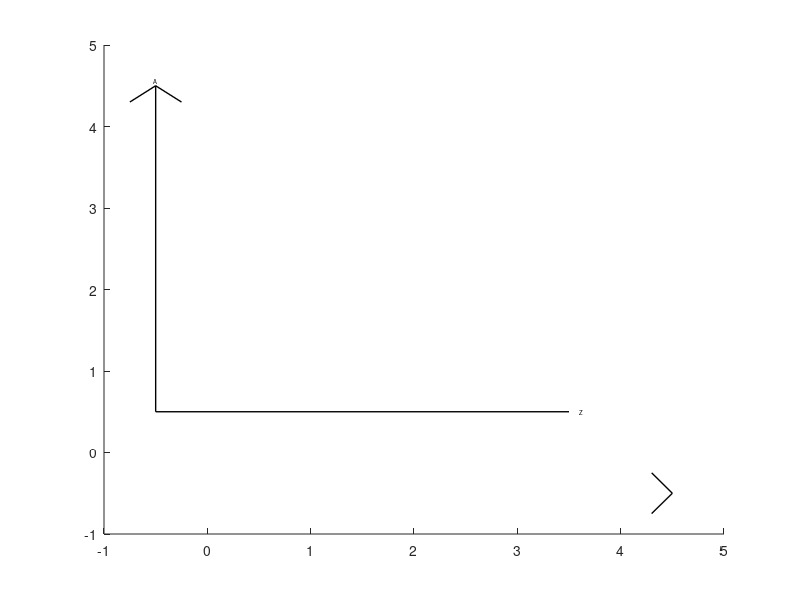

The MATLAB source for this figure: (Note: this script raises an error after producing the figure.)
% 0: Z/A
% 1: Z/N
% 2: N/Z
% add mass on the left

%
clear all
close all
scale=1;
fast=0;
shiftx=scale*60;% this is how much shift second part of n/z chart
%for switch_shift_y=[0 1 2]
% % for resol=[0 600]
% % for loop_unstable_isotopes=[ 0:1]
% %     for switch_shift_y=[ 0:2]
for loop_unstable_isotopes=[  1 0]%0  1

    for switch_shift_y=[0 1 2]% 0 1 2
        clear pos_2d
        clear pos_2d_non_aliased
        disp('Initialize')
        if switch_shift_y==0
            txth='Z';
            txtv='A';
            
            type='Z_A_chart';
            fontsize=3.5;
            fontsize2=fontsize;
            
            maxypos=64;%nb cell vertical... used for modulo
            
            tab_shiftx=[0 10+2 20 30-1 0];
           maxypos=51;%nb cell vertical... used for modulo
           tab_shiftx=6*[0 1 2 3 4 5 6 7];
           tab_shiftx=[0 5+1 10 15-1 20-5 25-8 0];
            
        end
        if switch_shift_y==1
            txth='Z';
            txtv='N';
            type='Z_N_chart';
            
            fontsize=3.5;
            
            fontsize2=fontsize-0.5;
            
            
            maxypos=66;%nb cell vertical... used for modulo
            tab_shiftx=[0 16 32 0 ];
            maxypos=42;%nb cell vertical... used for modulo
            tab_shiftx=[0 6 12-6 18-10 0];
             maxypos=48;%nb cell vertical... used for modulo
            tab_shiftx=[0 8+1 16+1 24+1 32+1 0];
            
        end
        if switch_shift_y==2
              txth='N';
            txtv='Z';
            type='N_Z_chart';
            
            fontsize=1.5;
            fontsize=3.5;
            
            fontsize2=fontsize-0.3;
            fontsize2=fontsize-0.5;
            
            maxypos=64;%nb cell vertical... used for modulo
                                                            tab_shiftx=[0 60 0 ];

        end

        figure(switch_shift_y+1);clf;drawnow;hold on
        tic
        if switch_shift_y==0
                    origin=[-0.5 0.5];
        else
                    origin=[-0.5 -0.5];
        end
                    length_arrows_origin=4;
                    oi=0.5/2;
                    oa=0.2;
                    lwar=1;
                    %line of arrow
                    plot([origin(1,1) origin(1,1)],[origin(1,2) origin(1,2)+length_arrows_origin],'k-','LineWidth',lwar*scale);hold on
                    plot([origin(1,1) origin(1,1)+length_arrows_origin ],[origin(1,2) origin(1,2)],'k-','LineWidth',lwar*scale);hold on
                   %tip arrow
                    plot([origin(1,1)+oi origin(1,1) origin(1,1)-oi],length_arrows_origin+origin(1,2)+[ -oa 0 -oa],'k-','LineWidth',lwar*scale);hold on
                    plot(length_arrows_origin+origin(1,2)+[ -oa 0 -oa],[origin(1,1)+oi origin(1,1) origin(1,1)-oi],'k-','LineWidth',lwar*scale);hold on
%text

little_space_between_top_arrow_and_txt=0.1;
fontsizea=fontsize*1.2;
    text(origin(1,1)+length_arrows_origin+little_space_between_top_arrow_and_txt,origin(1,2),txth,'HorizontalAlignment','left','VerticalAlignment','middle','color','k','FontSize',fontsizea)
if switch_shift_y==2
    text(origin(1,1),origin(1,2)+length_arrows_origin+little_space_between_top_arrow_and_txt,txtv,'HorizontalAlignment','center','VerticalAlignment','bottom','color','k','FontSize',fontsizea)
else
      text(origin(1,1),origin(1,2)+length_arrows_origin+little_space_between_top_arrow_and_txt,txtv,'HorizontalAlignment','center','VerticalAlignment','top','color','k','FontSize',fontsizea)
  
end
        set(gcf,'color','w');
        disp('Read data')
        toc
        s=tdfread('./NMR_data.txt');
        Per_tab={'n','H','He','Li','Be','B','C','N','O','F','Ne','Na','Mg','Al','Si','P','S','Cl','Ar','K','Ca','Sc','Ti','V','Cr','Mn','Fe','Co','Ni','Cu','Zn','Ga','Ge','As','Se','Br',...
            'Kr','Rb','Sr','Y','Zr','Nb','Mo','Tc','Ru','Rh','Pd','Ag','Cd','In','Sn','Sb','Te','I','Xe','Cs','Ba','La','Ce','Pr','Nd','Pm','Sm','Eu','Gd','Tb','Dy','Ho','Er','Tm',...
            'Yb','Lu','Hf','Ta','W','Re','Os','Ir','Pt','Au','Hg','Tl','Pb','Bi','Po','At','Rn','Fr','Ra','Ac','Th','Pa','U','Np','Pu','Am','Cm','Bk','Cf','Es','Fm','Md','No','Lr',...
            'Rf'};
        if switch_shift_y<2
            pos_x_table_above=10000*ones(4,size(Per_tab,2));
            pos_x_table_below=-10000*ones(4,size(Per_tab,2));
        else
            pos_x_table_above=10000*ones(4,size(s.A,1));
            pos_x_table_below=-10000*ones(4,size(s.A,1));
            
        end
        %if switch_shift_y==0
        pos_iso=10000*ones(1,1+max(max(s.N-s.A*00000000)));
        pos_iso2=zeros(1,1+max(max(s.N-s.A*00000000)));
        %else
        %    pos_iso=10000*ones(1,1+max(max(s.N-s.A*switch_shift_y)));
        
        %end
        for loopi=1:size(s.A,1)
            txt=s.spin0x28halfs0x29(loopi,:);
            if strcmp(txt,'#VALUE!')
                s.Nu(loopi)=0;
                spintab(loopi)=1e6;
            else
                tmp_value=str2num(txt);
                if size(tmp_value,2)>0
                    spintab(loopi)=tmp_value;
                else
                    spintab(loopi)=1e6;
                    
                end
            end
        end
        disp('test data')
        toc
        
        
        s.Nu(585)=11.4;%???
        lim=2.7;
        %lim=100002.7;
        for loopi=1:size(s.Nu,1)
            if abs(s.Nu(loopi))>lim
                s.Nu(loopi)=lim*sign(s.Nu(loopi));
                
            end
        end
        if fast
            nb_colors=16;
        else
            nb_colors=512;
            
        end
        com_col=colormap(flipud(summer(nb_colors)));
        % com_col=colormap(copper(64));
        %  com_col=colormap('hsv');
        for loopi=1:size(com_col,1)
            a1=maxypos*(size(com_col,1)-loopi)/size(com_col,1);
            a2=maxypos*(size(com_col,1)-loopi+1)/size(com_col,1);
            if switch_shift_y~=2
                filcol=com_col(loopi,:);
            else
                filcol=com_col(size(com_col,1)-loopi+1,:);
                
            end
            fill(scale*([-1 -1 0 0 -1]-1.5*0+105-3),scale*[a1 a2 a2 a1 a1],filcol,'EdgeColor','none','LineWidth',1*scale);
            
            
            
        end
        drawnow
        
        disp('test data2')
        toc
        %search max(abs(nu))
        tmpdelll=s.Nu';
        maxnu=max(max(abs(tmpdelll./spintab)));
        table_AN=zeros(max(max(s.A))+1,max(max(s.N))+1);
        ignore=zeros(1,size(s.A,1));
        
        %make table of spins to ignore (keep the most stable when
        %multiple)
        disp(['Loop over ' num2str(size(s.A,1)) ' isotopes/spin'])
        
        for loopi=1:size(s.A,1)
            
            % check multiplet spins for given isotopes...
            tA=s.A(loopi,1)+1;
            tN=s.N(loopi,1)+1;
            loopi2=loopi;
            if  table_AN(tA,tN)~=0
                
                disp(['found multiple spins for isotope ' num2str(tN-1) '' Per_tab{tA} ' Keep longer lived'])
                
                
                %set t 1/2
                tmptxt=s.T10x2F2(loopi,:);
                del='#VALUE!    ';
                test=strcmp(tmptxt,del);
                if test
                    t1_2=-1;
                else
                    if strcmp(tmptxt,'')
                        t1_2=-2;
                    else
                        t1_2=str2num(tmptxt);
                    end
                end
                cur_t1_2=t1_2;
                %    disp(['Current (' num2str(loopi) '): t1/2 = ' num2str(cur_t1_2)])
                %set t 1/2
                tmptxt=s.T10x2F2(table_AN(tA,tN),:);
                del='#VALUE!    ';
                test=strcmp(tmptxt,del);
                if test
                    t1_2=-1;
                else
                    if strcmp(tmptxt,'')
                        t1_2=-2;
                    else
                        t1_2=str2num(tmptxt);
                    end
                end
                if cur_t1_2<=0 cur_t1_2=1e50;end
                if t1_2<=0 t1_2=1e50;end
                %     disp(['other (' num2str(table_AN(tA,tN)) '): t1/2 = ' num2str(t1_2)])
                if cur_t1_2<t1_2
                    ignore(1,loopi)=1;
                    loopi2=table_AN(tA,tN);
                    
                else
                    ignore(1,table_AN(tA,tN))=1;
                end
            end
            table_AN(tA,tN)=loopi2;
            
        end
        toc
        disp('second step')
        disp(['Loop over ' num2str(size(s.A,1)) ' isotopes/spin'])
        for loopi=1:size(s.A,1)
            if loopi>50
                %   drawnow
                %   break
            end
            if ignore(1,loopi)>0
                tA=s.A(loopi,1)+1;
                tN=s.N(loopi,1)+1;
                disp(['Ignored a spin for ' num2str(tN-1) '' Per_tab{tA} ' (' num2str(loopi) ')' ])
            else
                %set parameters
                tmptxt=s.T10x2F2(loopi,:);
                del='#VALUE!    ';
                test=strcmp(tmptxt,del);
                if test
                    t1_2=-1;
                else
                    if strcmp(tmptxt,'')
                        t1_2=-2;
                    else
                        t1_2=str2num(tmptxt);
                    end
                end
                %set nu
                nu=s.Nu(loopi);
                %set spin text
                txt=s.spin0x28halfs0x29(loopi,:);
                if strcmp(txt,'#VALUE!')
                    txt='';spin=[];
                else
                    spin=str2num(txt);
                    if spin/2==round(spin/2)
                        txt=num2str(spin/2);
                    else
                        txt=[num2str(spin) '/2'];
                    end
                end
                if switch_shift_y<2
                    
                    x=s.A(loopi,1);
                    
                    y=s.N(loopi,1);
                else
                    x=s.N(loopi,1);
                    
                    y=s.A(loopi,1);
                end
                y_orig=y;
                x_orig=x;
                if switch_shift_y==1
                    y=y-x;
                end
                corx=0;
                corxn=0;
                if switch_shift_y==2
                    x=x-y;
                    yo=y;
                    y=mod(y,maxypos);
                                                            shiftx=tab_shiftx(1,1+round((yo-y)/maxypos));

                    if y==yo
                        
                        corx=0;
                    else
                        corx=scale*shiftx;
                        
                    end
                else
                    yo=y;
                    y=mod(y,maxypos);
                    
                    shiftx=tab_shiftx(1,1+round((yo-y)/maxypos));
                    corx=scale*shiftx;
                     if (-1+ 1+round((yo-y)/maxypos))>0
                      shiftx=tab_shiftx(1, -1+ 1+round((yo-y)/maxypos));
                     end
                    corxn=scale*shiftx;
                    
                    
                end
                if size(spin,2)>0
                    pos1_64=1+round((nb_colors-1)*abs(nu/spin)/maxnu);
                    % if pos1_64>40
                    % pos1_64
                    % end
                    filcol1='g';
                    
                    filcol1=com_col(pos1_64,:);
                    
                    if (t1_2==0) || (t1_2>(100*365*24*3600)) % larger than 100 years
                        col='k';
                        filcol= filcol1;
                        coltxt='w';
                        coltxt='k';
                        
                    else
                        col='k';
                        col=0.8*[1 1 1];
                        filcol= filcol1;
                        coltxt='k';
                        
                        filcol= filcol1*0.3+0.7;
                        filcol= 'w';
                        
                    end
                    unstable_isotope=(t1_2<1e-3) && (t1_2>0);
                    if ~(unstable_isotope && loop_unstable_isotopes) % this is to eliminate the nuclear excited states
                        line_width=scale*0.5;
                        
                        color_frame='k';
                        disx=0.5;disy=0.5;
                        
                        
                        fill(scale*[x+disx x+disx x-disx x-disx x+disx]-corx,scale*[y+disy y-disy y-disy y+disy y+disy],filcol,'LineWidth',line_width)
                        if line_width>0
                            line(scale*[x+disx x+disx x-disx x-disx x+disx]-corx,scale*[y+disy y-disy y-disy y+disy y+disy],'LineWidth',line_width,'color',color_frame')
                        end
                        if unstable_isotope
                            color_frame='r';
                            disx=0.45;disy=disx;
                            line_width=scale*0.3;
                            if line_width>0
                                line(scale*[x+disx x+disx x-disx x-disx x+disx]-corx,scale*[y+disy y-disy y-disy y+disy y+disy],'LineWidth',line_width,'color',color_frame')
                            end
                        end
                        text(scale*x-corx,scale*y,txt,'HorizontalAlignment','center','FontSize',fontsize,'color',coltxt);
                        
                        
                        if pos_x_table_above(1,x+1)>y
                            if pos_x_table_above(1,x+1)>1000
                                pos_x_table_above(1,x+1)=y;
                                                        pos_x_table_above(3,x+1)=corx;
                                                        
                            else
                                if abs(pos_x_table_above(1,x+1)-y)>(maxypos/2) % store two values...
                                    pos_x_table_above(2,x+1)=pos_x_table_above(1,x+1);
                                    pos_x_table_above(4,x+1)=corxn;
                                    
                                end
                                pos_x_table_above(1,x+1)=y;
                                pos_x_table_above(3,x+1)=corx;
                                
                            end
                        end
                        if pos_x_table_below(1,x+1)<1000
                            pos_x_table_below(1,x+1)=y;
                            pos_x_table_below(3,x+1)=corx;
                        end
                        
                        if abs(pos_x_table_below(1,x+1)-y)>(maxypos/2) % store two values...
                            if pos_x_table_below(2,x+1)<y
                                pos_x_table_below(2,x+1)=y;
                                pos_x_table_below(4,x+1)=corx;
                            end
                        else
                            if pos_x_table_below(1,x+1)<y
                                pos_x_table_below(1,x+1)=y;
                                pos_x_table_below(3,x+1)=corx;
                            end
                            
                            %   pos_x_table_below(2,x+1)=pos_x_tapos_x_table_belowble_above(1,x+1);
                            %  pos_x_table_below(4,x+1)=corxn;
                            
                        end
%                                 pos_x_table_below(1,x+1)=y;
%                                 pos_x_table_below(3,x+1)=corx;
%                                 
%                             end
%                         end
                        if pos_iso(1,y_orig+1)>x
                            pos_iso(y_orig+1)=x;
                        end
                        if pos_iso2(1,y_orig+1)<x
                            pos_iso2(y_orig+1)=x;
                        end
                        %                         if y==22
                        %                             [x y]
                        %                             plot(x,y,'ro')
                        %                         end
                        pos_2d(x+2,y+2)=1;
                        if switch_shift_y==2
                            
                            pos_2d_non_aliased(x+2,yo+2)=1;
                        end
                        
                    end
                end
                if (loopi==1)
                    axis off
                    
                    %update...
                    
                    axis(scale*[-1.5 105 -1 maxypos+1])
                    
                    if switch_shift_y<2
                        
                        set(gca,'Ydir','reverse')
                    end
                    axis('equal')
                end
                if mod(loopi,100)==0
                    
                    drawnow
                end
            end
        end
        drawnow
        
        disp('Display element')
        toc
        %display Element
        if switch_shift_y<2
            
            for looopi=1:size( pos_x_table_above,2)
                x=looopi-1;
                for indi=1:2
                 y=(pos_x_table_above(indi,looopi)-1)';
                    corx=pos_x_table_above(2+indi,looopi);
%                                                             shiftx=tab_shiftx(1,1+round((yo-y)/maxypos));
% 
%                 if y==yo
%                     corx=0;
%                 else
%                     corx=scale*shiftx;
%                 end
                  %   corx=0;

                  if y<1000
                      text_above(x+2,y+1,scale,corx,fontsize,Per_tab{looopi})
                      dont_write(x+2,y+2)=1;% this is to avoid writing isotop text on the element text
                      pos_2d(x+2,y+2)=2;
                      
                      
                  end
                end
                for indi=1:2
                 y=(pos_x_table_below(indi,looopi)-1)';
                    corx=pos_x_table_below(2+indi,looopi);
%                                                             shiftx=tab_shiftx(1,1+round((yo-y)/maxypos));
% 
%                 if y==yo
%                     corx=0;
%                 else
%                     corx=scale*shiftx;
%                 end
                  %   corx=0;

                  if y>-1000
                    
                      
                      
                      text_below(x+2,y+1,scale,corx,fontsize,num2str(looopi-1))
                    %  if y>0
                      dont_write(x+2,y+4*1)=1;% this is to avoid writing isotop text on the element text
                      pos_2d(x+2,y+4*1)=2;
                   %   end
                      
                  end
                end
            end
        end
        if switch_shift_y==2
            
            for looopi=1:size( Per_tab,2)
                
                yo=looopi-1;
                y=(mod(looopi-1,maxypos));
                                                            shiftx=tab_shiftx(1,1+round((yo-y)/maxypos));

                if y==yo
                    corx=0;
                else
                    corx=scale*shiftx;
                end
                x=pos_iso(looopi)-1;
                if x<1000
                    % text(x,y-0.15+0.45,Per_tab{looopi},'HorizontalAlignment','center','VerticalAlignment','bottom','color','k','FontSize',fontsize);
                    text(scale*(x-0.2*0+0.15)-corx,scale*y,Per_tab{looopi},'HorizontalAlignment','right','VerticalAlignment','middle','color','k','FontSize',fontsize);
                    %  line([x-0.5 x x+0.5],y+[-0.0 -0.2 -0.0]+0.5,'color','k','LineWidth',0.5);
                    line(scale*(x+[-0.0 -0.2 -0.0]+0.5)-corx,scale*[y-0.5 y y+0.5],'color','k','LineWidth',0.5);
                    dont_write(x+2,y+2)=1;% this is to avoid writing isotop text on the element text
                    pos_2d(x+2,y+2)=2;
                    pos_2d_non_aliased(x+2,y+2)=2;
                    
                end
            end
        end
        drawnow
        disp('display isotope')
        
        toc
        dont_write(size(dont_write,1)+5,size(dont_write,2)+15)=0;%increase size or array to avoid zeros...
        pos_2d(size(pos_2d,1)+5,size(pos_2d,2)+15)=0;%increase size or array to avoid zeros...
        for looopi=1:size( pos_iso,2)
            
            x=pos_iso(looopi);
            
            if x<1000
                if switch_shift_y==0
                    yo=looopi-1;
                    y=1+mod(looopi-1,maxypos);
                      shiftx=tab_shiftx(1,1+round((yo+1-y)/maxypos));

                if y==yo
                    corx=0;
                else
                    corx=scale*shiftx;
                end
                    if pos_2d(x+2-1,y+2-1)==0
                        
                        text(scale*(x-0.5-0.25)-corx,scale*(y-1),num2str(looopi-1),'HorizontalAlignment','right','VerticalAlignment','middle','color','k','FontSize',fontsize2);
                        line(scale*([x x-0.2 x]-0.5)-corx,scale*(y+[-0.5 -0.0 0.5]-1),'color','k','LineWidth',0.5);
                    else
                        disp(['no isotope label for ' num2str(looopi-1) 'because already something written in this location:' num2str(pos_2d(x+2-1,y+2-1)) ' ' num2str(x) ' ' num2str(y)])
                    end
                end
                if switch_shift_y==1
                    
                    y=1+mod(looopi-1-x,maxypos);
                    yo=looopi-1-x;
                    shiftx=tab_shiftx(1,1+round((yo-y)/maxypos));

                if y==yo
                    corx=0;
                else
                    corx=scale*shiftx;
                end
                    %bottom left
                    if dont_write(x+2 -1,y+2 )==0
                        
                        text(scale*(x-0.5-0.25+0.1)-corx,scale*(y-1+1.15),num2str(looopi-1),'HorizontalAlignment','right','VerticalAlignment','bottom','color','k','FontSize',fontsize2);
                        line(scale*([x x-0.2 ]-0.5)-corx,scale*(y+[0.5 0.5+0.2]-1),'color','k','LineWidth',0.5);
                    end
                    %top right
                    x=pos_iso2(looopi);
                    y=1+mod(looopi-1-x,maxypos);
                     yo=looopi-1-x;
                    shiftx=tab_shiftx(1,1+round((yo-y)/maxypos));

                if y==yo
                    corx=0;
                else
                    corx=scale*shiftx;
                end
                    if dont_write(x+2 +1,y+2 -2)==0
                        
                        text(scale*(x+0.5+0.25-0.1)-corx,scale*(y-1-1.15),num2str(looopi-1),'HorizontalAlignment','left','VerticalAlignment','top','color','k','FontSize',fontsize2);
                        line(scale*([x x+0.2 ]+0.5)-corx,scale*(y+[-0.5 -0.5-0.2]-1),'color','k','LineWidth',0.5);
                    end
                end
                
            end
        end
        if switch_shift_y==2
            
            for looopi=1:size( pos_2d_non_aliased,1)-2
                
                x=(looopi);
                tmp=pos_2d_non_aliased(x+2,:);
                tt=find(tmp==1);
                if size(tt,2)>0
                    %%% above
                    pos=size(tt,2);
                    yo=tt(1,pos)-2;
                    
                    y=mod(yo-0,maxypos)+0;
                                                            shiftx=tab_shiftx(1,1+round((yo-y)/maxypos));
                    if y==yo
                        corx=0;
                    else
                        corx=scale*shiftx;
                    end
                    if pos_2d_non_aliased(x+2,y+2+1)==0
                        text(scale*(x-corx),scale*(y   +0.15+0.45),num2str(looopi-1+1),'HorizontalAlignment','center','VerticalAlignment','bottom','color','k','FontSize',fontsize);
                        % line([x-0.5 x x+0.5],y+[0 -0.2 0]+0.5,'color','k','LineWidth',0.5);
                        line(scale*[x-0.5 x x+0.5]-corx,scale*(y    -[-0.0 -0.2 -0.0]+0.5),'color','k','LineWidth',0.5);
                        
                        %      text(scale*(x-0.5-0.25+0.1)-corx,scale*(y-1+1.15),num2str(looopi-1),'HorizontalAlignment','right','VerticalAlignment','bottom','color','k','FontSize',fontsize2);
                        %     line(scale*([x x-0.2 ]-0.5)-corx,scale*(y+[0.5 0.5+0.2]-1),'color','k','LineWidth',0.5);
                    end
                    %%% below
                    pos=1;
                    yo=tt(1,pos)-2;
                    
                    y=mod(yo-1,maxypos)+1;
                    if yo>0
                                                            shiftx=tab_shiftx(1,1+round((yo-y)/maxypos));
                    else
                       shiftx=0; 
                    end

                    if y==yo
                        corx=0;
                    else
                        corx=scale*shiftx;
                    end
                    if pos_2d_non_aliased(x+2,y+2-1)==0
                        text(scale*(x-corx),scale*(y   -0.15-0.45),num2str(looopi-1+1),'HorizontalAlignment','center','VerticalAlignment','top','color','k','FontSize',fontsize);
                        % line([x-0.5 x x+0.5],y+[0 -0.2 0]+0.5,'color','k','LineWidth',0.5);
                        line(scale*[x-0.5 x x+0.5]-corx,scale*(y    +[-0.0 -0.2 -0.0]-0.5),'color','k','LineWidth',0.5);
                        
                        %      text(scale*(x-0.5-0.25+0.1)-corx,scale*(y-1+1.15),num2str(looopi-1),'HorizontalAlignment','right','VerticalAlignment','bottom','color','k','FontSize',fontsize2);
                        %     line(scale*([x x-0.2 ]-0.5)-corx,scale*(y+[0.5 0.5+0.2]-1),'color','k','LineWidth',0.5);
                    end
                end
            end
        end
        
        drawnow
        disp('Rescale')
        toc
        drawnow
        
        
            axis(scale*[-1.5 105 -1 maxypos+1])
          %  axis(scale*[-5 10 -5 10])
            
        
        axis off
        if switch_shift_y<2
            
            set(gca,'Ydir','reverse')
        end
        axis('equal')
        
        si=[ 42.0 29.7 ]-1*2;%for A3 with 1 cm margin at both sides
        set(gcf, 'PaperUnits', 'centimeters');
        set(gcf, 'PaperSize', si);
        set(gcf, 'PaperPositionMode', 'manual');
        set(gcf, 'PaperPosition', [1 1 si]);
        fig = gcf;
        %  fig.InvertHardcopy = 'off';%to avoid change color
        %set(findall(gcf,'-property','FontSize'))
        %set(findall(gcf,'-property','FontName'),'FontName','Times New Roman')
        
        % Export file
        
        %  print('-r1200','-dpdf',['test' num2str(switch_shift_y) '_1200dpi.pdf'])
        if ~exist(['./' type 's'],'dir')
            mkdir(['./' type 's']);
        end
        disp('dump file')
        
        toc
        drawnow
        for resol=[600-fast*400  ]% 600 %0 for svg 300 (fast) 600 for high resolution pdf
            
            if loop_unstable_isotopes
                % print('-r600','-dpdf',['test' num2str(switch_shift_y) '_600dpi.pdf'])
                if resol==0
                    plot2svg(['./' type 's/' type  '.svg'])
                else
                    print(['-r' num2str(resol)],'-dpdf',['./' type 's/' type '_' num2str(resol) 'dpi.pdf'])
                end
            else
                if resol==0
                    plot2svg(['./' type 's/' type '_with_unstable_isotopes.svg'])
                else
                    print(['-r' num2str(resol)],'-dpdf',['./' type 's/' type '_with_unstable_isotopes_' num2str(resol) 'dpi.pdf'])
                end
            end
            %   print('-r600','-dtiff',['test' num2str(switch_shift_y) '_600dpi.tif'])
        end
        disp('end of dump file')
        toc
          %      fzuk

    end
end

